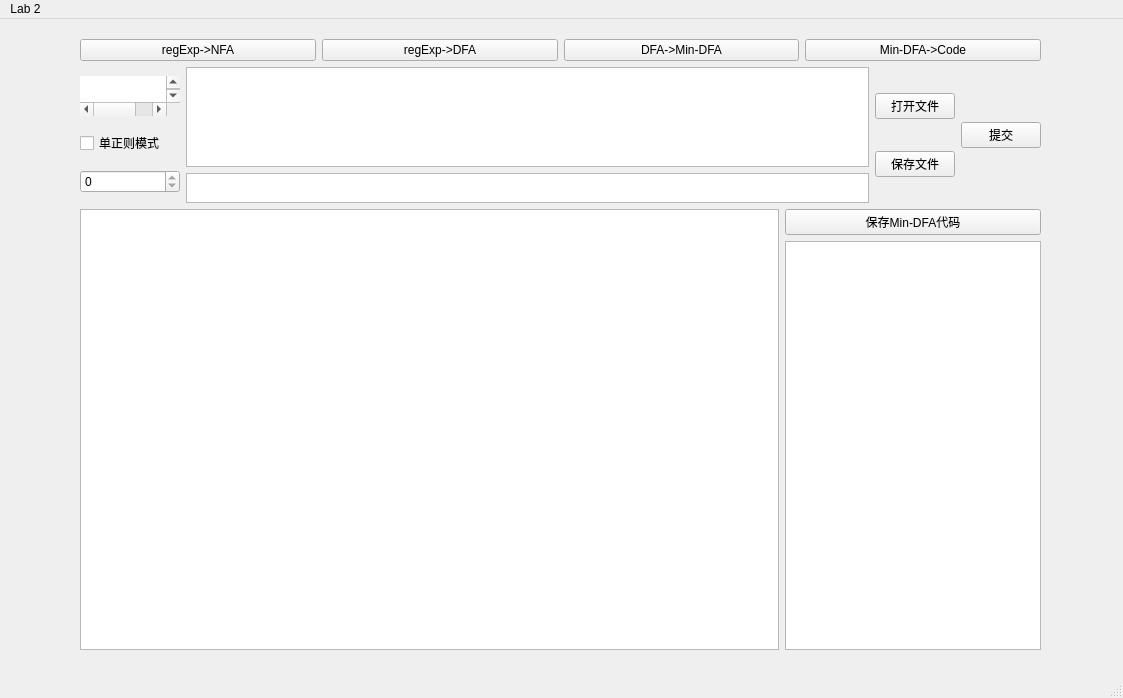
<?xml version="1.0" encoding="UTF-8"?>
<ui version="4.0">
 <class>MainWindow</class>
 <widget class="QMainWindow" name="MainWindow">
  <property name="geometry">
   <rect>
    <x>0</x>
    <y>0</y>
    <width>1123</width>
    <height>698</height>
   </rect>
  </property>
  <property name="windowTitle">
   <string>MainWindow</string>
  </property>
  <widget class="QWidget" name="centralwidget">
   <property name="sizePolicy">
    <sizepolicy hsizetype="Fixed" vsizetype="Preferred">
     <horstretch>0</horstretch>
     <verstretch>0</verstretch>
    </sizepolicy>
   </property>
   <widget class="QWidget" name="verticalLayoutWidget">
    <property name="geometry">
     <rect>
      <x>80</x>
      <y>20</y>
      <width>961</width>
      <height>611</height>
     </rect>
    </property>
    <layout class="QVBoxLayout" name="verticalLayout">
     <item>
      <layout class="QHBoxLayout" name="horizontalLayout">
       <item>
        <widget class="QPushButton" name="pushB1">
         <property name="text">
          <string>regExp-&gt;NFA</string>
         </property>
        </widget>
       </item>
       <item>
        <widget class="QPushButton" name="pushB2">
         <property name="text">
          <string>regExp-&gt;DFA</string>
         </property>
        </widget>
       </item>
       <item>
        <widget class="QPushButton" name="pushB3">
         <property name="text">
          <string>DFA-&gt;Min-DFA</string>
         </property>
        </widget>
       </item>
       <item>
        <widget class="QPushButton" name="pushB4">
         <property name="text">
          <string>Min-DFA-&gt;Code</string>
         </property>
        </widget>
       </item>
      </layout>
     </item>
     <item>
      <layout class="QHBoxLayout" name="horizontalLayout_2">
       <property name="sizeConstraint">
        <enum>QLayout::SetNoConstraint</enum>
       </property>
       <item>
        <layout class="QVBoxLayout" name="verticalLayout_3">
         <item>
          <widget class="QTextBrowser" name="regInputHint">
           <property name="sizePolicy">
            <sizepolicy hsizetype="Preferred" vsizetype="Maximum">
             <horstretch>0</horstretch>
             <verstretch>0</verstretch>
            </sizepolicy>
           </property>
           <property name="maximumSize">
            <size>
             <width>100</width>
             <height>40</height>
            </size>
           </property>
           <property name="autoFillBackground">
            <bool>false</bool>
           </property>
           <property name="styleSheet">
            <string notr="true">background-color: </string>
           </property>
           <property name="frameShape">
            <enum>QFrame::NoFrame</enum>
           </property>
           <property name="frameShadow">
            <enum>QFrame::Plain</enum>
           </property>
           <property name="lineWrapMode">
            <enum>QTextEdit::NoWrap</enum>
           </property>
           <property name="html">
            <string>&lt;!DOCTYPE HTML PUBLIC &quot;-//W3C//DTD HTML 4.0//EN&quot; &quot;http://www.w3.org/TR/REC-html40/strict.dtd&quot;&gt;
&lt;html&gt;&lt;head&gt;&lt;meta name=&quot;qrichtext&quot; content=&quot;1&quot; /&gt;&lt;meta charset=&quot;utf-8&quot; /&gt;&lt;style type=&quot;text/css&quot;&gt;
p, li { white-space: pre-wrap; }
hr { height: 1px; border-width: 0; }
li.unchecked::marker { content: &quot;\2610&quot;; }
li.checked::marker { content: &quot;\2612&quot;; }
&lt;/style&gt;&lt;/head&gt;&lt;body style=&quot; font-family:'.AppleSystemUIFont'; font-size:13pt; font-weight:400; font-style:normal;&quot;&gt;
&lt;p align=&quot;center&quot; style=&quot; margin-top:0px; margin-bottom:0px; margin-left:0px; margin-right:0px; -qt-block-indent:0; text-indent:0px;&quot;&gt;&lt;span style=&quot; font-size:12pt; color:#ffffff;&quot;&gt;输入正则表达式&lt;/span&gt;&lt;/p&gt;&lt;/body&gt;&lt;/html&gt;</string>
           </property>
           <property name="acceptRichText">
            <bool>false</bool>
           </property>
           <property name="textInteractionFlags">
            <set>Qt::LinksAccessibleByKeyboard|Qt::LinksAccessibleByMouse</set>
           </property>
          </widget>
         </item>
         <item>
          <widget class="QCheckBox" name="checkALL">
           <property name="text">
            <string>单正则模式</string>
           </property>
           <property name="tristate">
            <bool>false</bool>
           </property>
          </widget>
         </item>
         <item>
          <widget class="QSpinBox" name="spinBox">
           <property name="buttonSymbols">
            <enum>QAbstractSpinBox::UpDownArrows</enum>
           </property>
           <property name="minimum">
            <number>0</number>
           </property>
           <property name="maximum">
            <number>0</number>
           </property>
           <property name="stepType">
            <enum>QAbstractSpinBox::AdaptiveDecimalStepType</enum>
           </property>
           <property name="value">
            <number>0</number>
           </property>
          </widget>
         </item>
        </layout>
       </item>
       <item>
        <layout class="QVBoxLayout" name="verticalLayout_4">
         <item>
          <widget class="QPlainTextEdit" name="regExpInput">
           <property name="sizePolicy">
            <sizepolicy hsizetype="Expanding" vsizetype="Minimum">
             <horstretch>0</horstretch>
             <verstretch>0</verstretch>
            </sizepolicy>
           </property>
           <property name="maximumSize">
            <size>
             <width>800</width>
             <height>100</height>
            </size>
           </property>
           <property name="centerOnScroll">
            <bool>true</bool>
           </property>
          </widget>
         </item>
         <item>
          <widget class="QTextBrowser" name="regText">
           <property name="sizePolicy">
            <sizepolicy hsizetype="Expanding" vsizetype="Preferred">
             <horstretch>0</horstretch>
             <verstretch>0</verstretch>
            </sizepolicy>
           </property>
           <property name="maximumSize">
            <size>
             <width>800</width>
             <height>30</height>
            </size>
           </property>
           <property name="acceptRichText">
            <bool>false</bool>
           </property>
          </widget>
         </item>
        </layout>
       </item>
       <item>
        <layout class="QVBoxLayout" name="verticalLayout_2">
         <property name="sizeConstraint">
          <enum>QLayout::SetMinAndMaxSize</enum>
         </property>
         <item>
          <widget class="QPushButton" name="openB">
           <property name="text">
            <string>打开文件</string>
           </property>
          </widget>
         </item>
         <item>
          <widget class="QPushButton" name="saveB">
           <property name="text">
            <string>保存文件</string>
           </property>
          </widget>
         </item>
        </layout>
       </item>
       <item>
        <widget class="QPushButton" name="regApplyB">
         <property name="sizePolicy">
          <sizepolicy hsizetype="Minimum" vsizetype="Maximum">
           <horstretch>0</horstretch>
           <verstretch>1</verstretch>
          </sizepolicy>
         </property>
         <property name="text">
          <string>提交</string>
         </property>
        </widget>
       </item>
      </layout>
     </item>
     <item>
      <layout class="QHBoxLayout" name="horizontalLayout_4">
       <property name="sizeConstraint">
        <enum>QLayout::SetNoConstraint</enum>
       </property>
       <item>
        <widget class="QTableView" name="table">
         <property name="sizePolicy">
          <sizepolicy hsizetype="Expanding" vsizetype="Expanding">
           <horstretch>0</horstretch>
           <verstretch>200</verstretch>
          </sizepolicy>
         </property>
        </widget>
       </item>
       <item>
        <layout class="QVBoxLayout" name="verticalLayout_5">
         <item>
          <widget class="QPushButton" name="codeGenerate">
           <property name="sizePolicy">
            <sizepolicy hsizetype="Minimum" vsizetype="Maximum">
             <horstretch>0</horstretch>
             <verstretch>0</verstretch>
            </sizepolicy>
           </property>
           <property name="text">
            <string>保存Min-DFA代码</string>
           </property>
          </widget>
         </item>
         <item>
          <widget class="QTextBrowser" name="textBrowser">
           <property name="sizePolicy">
            <sizepolicy hsizetype="Minimum" vsizetype="Minimum">
             <horstretch>0</horstretch>
             <verstretch>200</verstretch>
            </sizepolicy>
           </property>
          </widget>
         </item>
        </layout>
       </item>
      </layout>
     </item>
    </layout>
   </widget>
  </widget>
  <widget class="QMenuBar" name="menubar">
   <property name="geometry">
    <rect>
     <x>0</x>
     <y>0</y>
     <width>1123</width>
     <height>24</height>
    </rect>
   </property>
   <widget class="QMenu" name="menuLab_2">
    <property name="title">
     <string>Lab 2</string>
    </property>
   </widget>
   <addaction name="menuLab_2"/>
  </widget>
  <widget class="QStatusBar" name="statusbar"/>
 </widget>
 <resources/>
 <connections/>
</ui>
